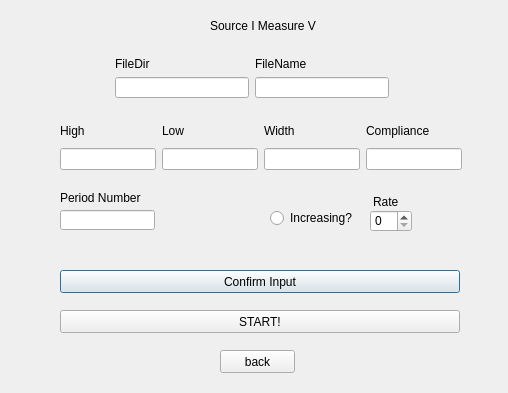
<?xml version="1.0" encoding="UTF-8"?>
<ui version="4.0">
 <class>srci</class>
 <widget class="QDialog" name="srci">
  <property name="geometry">
   <rect>
    <x>0</x>
    <y>0</y>
    <width>508</width>
    <height>393</height>
   </rect>
  </property>
  <property name="windowTitle">
   <string>Dialog</string>
  </property>
  <widget class="QWidget" name="layoutWidget">
   <property name="geometry">
    <rect>
     <x>115</x>
     <y>57</y>
     <width>274</width>
     <height>41</height>
    </rect>
   </property>
   <layout class="QGridLayout" name="gridLayout">
    <item row="1" column="0">
     <widget class="QLineEdit" name="dir"/>
    </item>
    <item row="1" column="1">
     <widget class="QLineEdit" name="filename"/>
    </item>
    <item row="0" column="0">
     <widget class="QLabel" name="label_6">
      <property name="text">
       <string>FileDir</string>
      </property>
      <property name="buddy">
       <cstring>dir</cstring>
      </property>
     </widget>
    </item>
    <item row="0" column="1">
     <widget class="QLabel" name="label_7">
      <property name="text">
       <string>FileName</string>
      </property>
      <property name="buddy">
       <cstring>filename</cstring>
      </property>
     </widget>
    </item>
   </layout>
  </widget>
  <widget class="QWidget" name="layoutWidget">
   <property name="geometry">
    <rect>
     <x>60</x>
     <y>119</y>
     <width>402</width>
     <height>51</height>
    </rect>
   </property>
   <layout class="QGridLayout" name="gridLayout_2">
    <item row="1" column="1">
     <widget class="QLineEdit" name="high"/>
    </item>
    <item row="1" column="2">
     <widget class="QLineEdit" name="low"/>
    </item>
    <item row="1" column="4">
     <widget class="QLineEdit" name="compliance"/>
    </item>
    <item row="0" column="3">
     <widget class="QLabel" name="label_4">
      <property name="text">
       <string>Width</string>
      </property>
      <property name="buddy">
       <cstring>width</cstring>
      </property>
     </widget>
    </item>
    <item row="0" column="1">
     <widget class="QLabel" name="label">
      <property name="text">
       <string>High</string>
      </property>
      <property name="buddy">
       <cstring>high</cstring>
      </property>
     </widget>
    </item>
    <item row="0" column="4">
     <widget class="QLabel" name="label_5">
      <property name="text">
       <string>Compliance</string>
      </property>
      <property name="buddy">
       <cstring>compliance</cstring>
      </property>
     </widget>
    </item>
    <item row="1" column="3">
     <widget class="QLineEdit" name="width"/>
    </item>
    <item row="0" column="2">
     <widget class="QLabel" name="label_2">
      <property name="text">
       <string>Low</string>
      </property>
      <property name="buddy">
       <cstring>low</cstring>
      </property>
     </widget>
    </item>
   </layout>
  </widget>
  <widget class="QPushButton" name="confirm">
   <property name="geometry">
    <rect>
     <x>60</x>
     <y>270</y>
     <width>400</width>
     <height>23</height>
    </rect>
   </property>
   <property name="text">
    <string>Confirm Input</string>
   </property>
  </widget>
  <widget class="QPushButton" name="start">
   <property name="geometry">
    <rect>
     <x>60</x>
     <y>310</y>
     <width>400</width>
     <height>23</height>
    </rect>
   </property>
   <property name="text">
    <string>START!</string>
   </property>
  </widget>
  <widget class="QLineEdit" name="period">
   <property name="geometry">
    <rect>
     <x>60</x>
     <y>210</y>
     <width>95</width>
     <height>20</height>
    </rect>
   </property>
  </widget>
  <widget class="QLabel" name="label_8">
   <property name="geometry">
    <rect>
     <x>60</x>
     <y>190</y>
     <width>91</width>
     <height>16</height>
    </rect>
   </property>
   <property name="text">
    <string>Period Number</string>
   </property>
   <property name="buddy">
    <cstring>period</cstring>
   </property>
  </widget>
  <widget class="QRadioButton" name="inreasing">
   <property name="geometry">
    <rect>
     <x>270</x>
     <y>210</y>
     <width>89</width>
     <height>16</height>
    </rect>
   </property>
   <property name="text">
    <string>Increasing?</string>
   </property>
  </widget>
  <widget class="QSpinBox" name="rate">
   <property name="geometry">
    <rect>
     <x>370</x>
     <y>210</y>
     <width>42</width>
     <height>22</height>
    </rect>
   </property>
  </widget>
  <widget class="QLabel" name="label_9">
   <property name="geometry">
    <rect>
     <x>373</x>
     <y>196</y>
     <width>54</width>
     <height>12</height>
    </rect>
   </property>
   <property name="text">
    <string>Rate</string>
   </property>
  </widget>
  <widget class="QPushButton" name="back">
   <property name="geometry">
    <rect>
     <x>220</x>
     <y>350</y>
     <width>75</width>
     <height>23</height>
    </rect>
   </property>
   <property name="text">
    <string>back</string>
   </property>
  </widget>
  <widget class="QLabel" name="label_3">
   <property name="geometry">
    <rect>
     <x>210</x>
     <y>10</y>
     <width>131</width>
     <height>31</height>
    </rect>
   </property>
   <property name="text">
    <string>Source I Measure V</string>
   </property>
  </widget>
 </widget>
 <tabstops>
  <tabstop>dir</tabstop>
  <tabstop>filename</tabstop>
  <tabstop>high</tabstop>
  <tabstop>low</tabstop>
  <tabstop>width</tabstop>
  <tabstop>compliance</tabstop>
  <tabstop>period</tabstop>
  <tabstop>inreasing</tabstop>
  <tabstop>rate</tabstop>
  <tabstop>confirm</tabstop>
  <tabstop>start</tabstop>
 </tabstops>
 <resources/>
 <connections/>
</ui>
